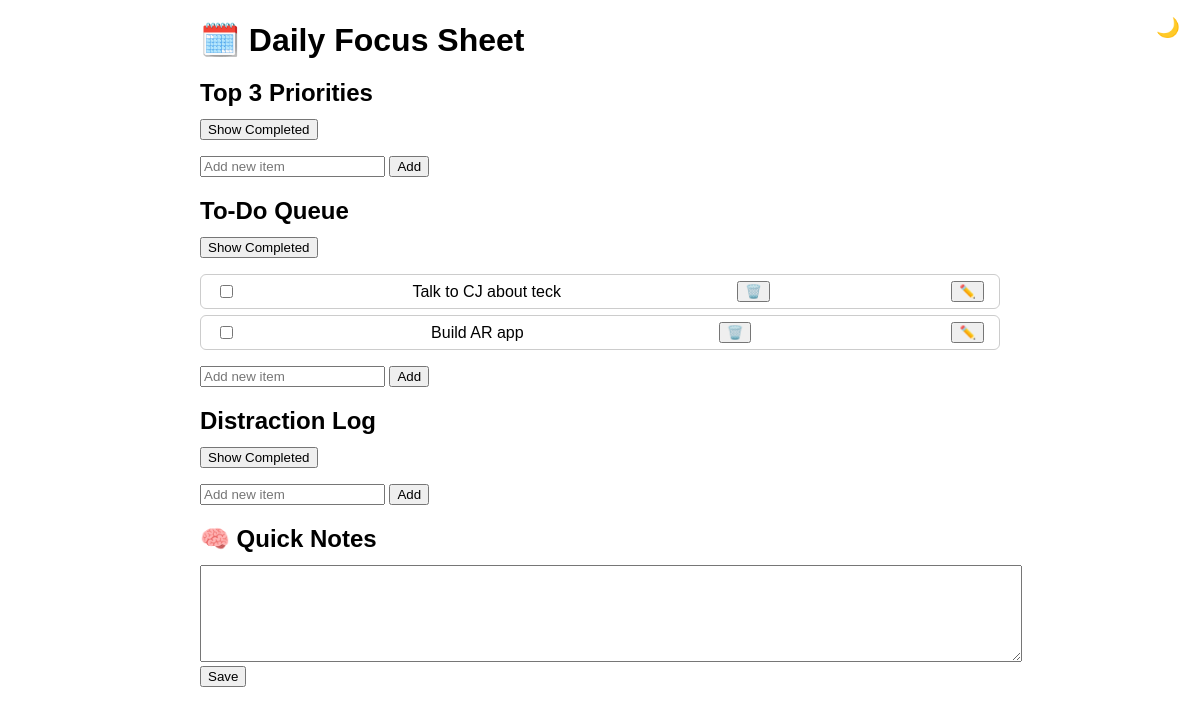
The app's page /focus, older data.
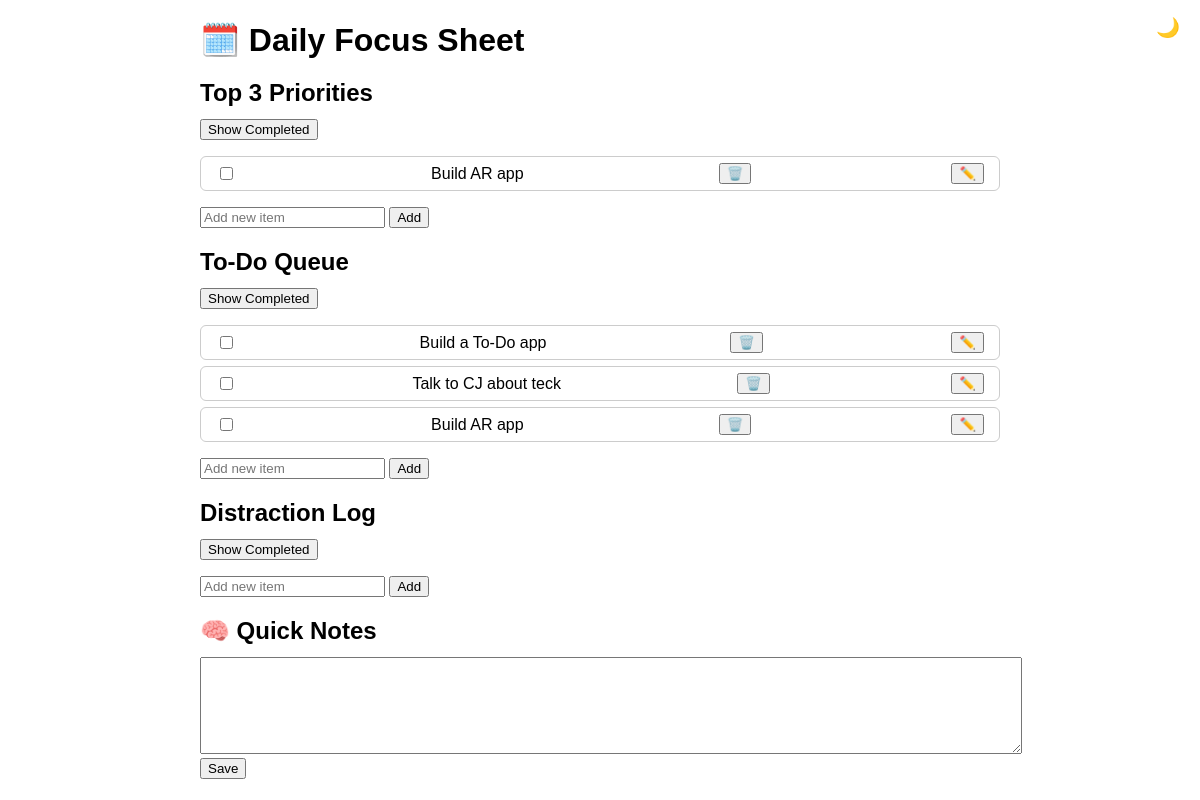
The same page, newer data.
### app.py (models this page shows)
class Task(db.Model):
    id = db.Column(db.Integer, primary_key=True)
    content = db.Column(db.String(200), nullable=False)
    category = db.Column(db.String(50), nullable=False)  # top3, todo, distractions
    timestamp = db.Column(db.DateTime, default=datetime.utcnow)
    task_date = db.Column(db.Date, default=date.today)
    completed = db.Column(db.Boolean, default=False)
    position = db.Column(db.Integer, default=0)  # for drag-to-reorder

### app.py (the view, shortened to what this page needs)
@app.route("/focus", methods=["GET", "POST"])
def focus():
    editing_id = request.args.get("edit_id", type=int)
    top3 = Task.query.filter_by(category="top3", task_date=date.today()).order_by(Task.position).all()
    todo = Task.query.filter_by(category="todo", task_date=date.today()).order_by(Task.position).all()
    distractions = Task.query.filter_by(category="distractions", task_date=date.today()).order_by(Task.position).all()
    note = Note.query.filter_by(note_date=date.today()).first()
    return render_template("focused.html", top3=top3, todo=todo, distractions=distractions, note=note, editing_id=editing_id)

### templates/focused.html (shortened to what this page needs)
<!DOCTYPE html>
<html lang="en">
<head>
  <link rel="stylesheet" href="{{ url_for('static', filename='styles.css') }}">
</head>
<body>
  <h1>🗓️ Daily Focus Sheet</h1>
  {% for label, key, items in [('Top 3 Priorities', 'top3', top3), ('To-Do Queue', 'todo', todo), ('Distraction Log', 'distractions', distractions)] %}
    <h2>{{ label }}</h2>
    <button onclick="toggleCompleted(this)">Show Completed</button>
    <ul id="{{ key }}-list">
      {% for item in items %}
        {% set is_editing = editing_id == item.id %}
        <li class="task-row drag-handle {% if item.completed %}completed-item hidden{% endif %}" data-id="{{ item.id }}">
          <form method="POST">
            <input type="checkbox" onChange="this.form.submit()" {% if item.completed %}checked{% endif %}>
          </form>
          {% if is_editing %}
            <form method="POST">
              <input name="item" value="{{ item.content }}">
              <input type="hidden" name="section" value="edit">
              <input type="hidden" name="task_id" value="{{ item.id }}">
              <button type="submit">💾</button>
            </form>
          {% else %}
            <span class="{% if item.completed %}completed{% endif %}">{{ item.content }}</span>
            <form method="POST">
              <button type="submit">🗑️</button>
            </form>
            <form method="GET">
              <button type="submit">✏️</button>
            </form>
          {% endif %}
        </li>
      {% endfor %}
    </ul>
    <form method="POST">
      <input name="item" placeholder="Add new item">
      <button type="submit">Add</button>
    </form>
  {% endfor %}
  <h2>🧠 Quick Notes</h2>
  <form method="POST">
    <textarea name="item" rows="5">{{ note.content if note else '' }}</textarea>
    <button type="submit">Save</button>
  </form>
</body>
</html>

### static/styles.css (style rules this page uses)
body { font-family: sans-serif; max-width: 800px; margin: 20px auto; padding: 0 20px; }
h1, h2 { margin-bottom: 0.5em; }
ul { list-style: none; padding: 0; }
.task-row { display: flex; justify-content: space-between; align-items: center; margin-bottom: 6px; padding: 6px 10px; border: 1px solid #ccc; border-radius: 6px; }
.task-row form { margin: 0 5px; }
textarea { width: 100%; padding: 10px; font-size: 1em; }
button { cursor: pointer; }
.drag-handle { cursor: grab; }

Row changes from the older to the newer data that the page shows:
added Task: content "Build AR app", shown under "Top 3 Priorities"
now on this page (row edited): Task: content "Build a To-Do app", shown under "To-Do Queue"
